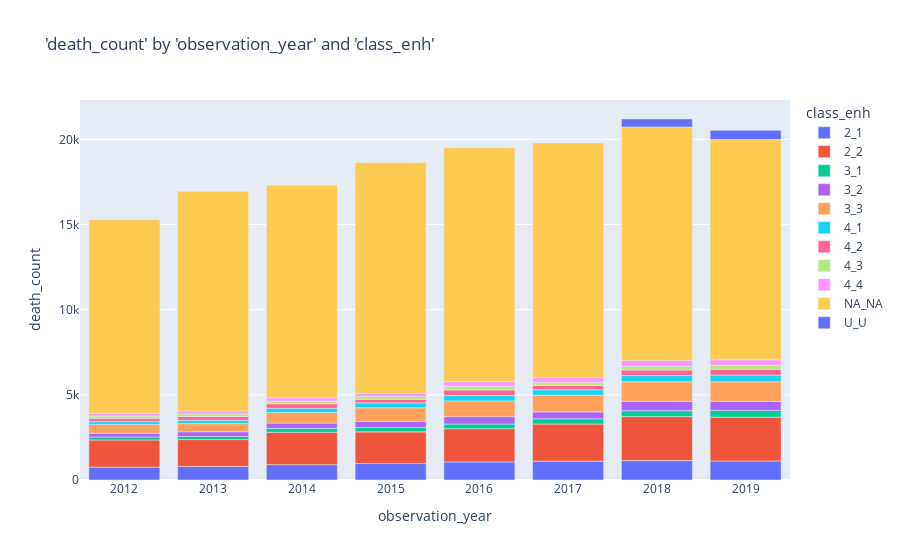

The notebook cell this image was saved under:
### Markdown cell above
It seems that the 'U' class was added in 2018-2019 and the 'NA' class went down. Adding 'U' to 'NA'.

### Code cell
charters.chart(
    df=model_data,
    x_axis="observation_year",
    y_axis="death_count",
    color="class_enh",
    type="bar",
    display=True,
)

### Figure 1 — Plotly figure (JSON) as saved in the notebook; plotly's stock layout.template omitted (floating-point values rounded to 4 significant figures)
{"data": [{"alignmentgroup": "True", "hovertemplate": "class_enh=2_1<br>observation_year=%{x}<br>death_count=%{y}<extra></extra>", "legendgroup": "2_1", "marker": {"color": "#636efa", "pattern": {"shape": ""}}, "name": "2_1", "offsetgroup": "2_1", "orientation": "v", "showlegend": true, "textposition": "auto", "type": "bar", "visible": true, "x": [2012, 2013, 2014, 2015, 2016, 2017, 2018, 2019], "xaxis": "x", "y": [758, 799, 900, 975, 1063, 1108, 1140, 1117], "yaxis": "y"}, {"alignmentgroup": "True", "hovertemplate": "class_enh=2_2<br>observation_year=%{x}<br>death_count=%{y}<extra></extra>", "legendgroup": "2_2", "marker": {"color": "#EF553B", "pattern": {"shape": ""}}, "name": "2_2", "offsetgroup": "2_2", "orientation": "v", "showlegend": true, "textposition": "auto", "type": "bar", "visible": true, "x": [2012, 2013, 2014, 2015, 2016, 2017, 2018, 2019], "xaxis": "x", "y": [1592, 1574, 1901, 1852, 1952, 2180, 2582, 2574], "yaxis": "y"}, {"alignmentgroup": "True", "hovertemplate": "class_enh=3_1<br>observation_year=%{x}<br>death_count=%{y}<extra></extra>", "legendgroup": "3_1", "marker": {"color": "#00cc96", "pattern": {"shape": ""}}, "name": "3_1", "offsetgroup": "3_1", "orientation": "v", "showlegend": true, "textposition": "auto", "type": "bar", "visible": true, "x": [2012, 2013, 2014, 2015, 2016, 2017, 2018, 2019], "xaxis": "x", "y": [178, 187, 234, 252, 270, 307, 345, 395], "yaxis": "y"}, {"alignmentgroup": "True", "hovertemplate": "class_enh=3_2<br>observation_year=%{x}<br>death_count=%{y}<extra></extra>", "legendgroup": "3_2", "marker": {"color": "#ab63fa", "pattern": {"shape": ""}}, "name": "3_2", "offsetgroup": "3_2", "orientation": "v", "showlegend": true, "textposition": "auto", "type": "bar", "visible": true, "x": [2012, 2013, 2014, 2015, 2016, 2017, 2018, 2019], "xaxis": "x", "y": [220, 272, 307, 359, 433, 406, 551, 529], "yaxis": "y"}, {"alignmentgroup": "True", "hovertemplate": "class_enh=3_3<br>observation_year=%{x}<br>death_count=%{y}<extra></extra>", "legendgroup": "3_3", "marker": {"color": "#FFA15A", "pattern": {"shape": ""}}, "name": "3_3", "offsetgroup": "3_3", "orientation": "v", "showlegend": true, "textposition": "auto", "type": "bar", "visible": true, "x": [2012, 2013, 2014, 2015, 2016, 2017, 2018, 2019], "xaxis": "x", "y": [515, 480, 624, 800, 926, 980, 1151, 1152], "yaxis": "y"}, {"alignmentgroup": "True", "hovertemplate": "class_enh=4_1<br>observation_year=%{x}<br>death_count=%{y}<extra></extra>", "legendgroup": "4_1", "marker": {"color": "#19d3f3", "pattern": {"shape": ""}}, "name": "4_1", "offsetgroup": "4_1", "orientation": "v", "showlegend": true, "textposition": "auto", "type": "bar", "visible": true, "x": [2012, 2013, 2014, 2015, 2016, 2017, 2018, 2019], "xaxis": "x", "y": [163, 194, 246, 290, 315, 316, 362, 394], "yaxis": "y"}, {"alignmentgroup": "True", "hovertemplate": "class_enh=4_2<br>observation_year=%{x}<br>death_count=%{y}<extra></extra>", "legendgroup": "4_2", "marker": {"color": "#FF6692", "pattern": {"shape": ""}}, "name": "4_2", "offsetgroup": "4_2", "orientation": "v", "showlegend": true, "textposition": "auto", "type": "bar", "visible": true, "x": [2012, 2013, 2014, 2015, 2016, 2017, 2018, 2019], "xaxis": "x", "y": [202, 222, 262, 197, 326, 251, 326, 341], "yaxis": "y"}, {"alignmentgroup": "True", "hovertemplate": "class_enh=4_3<br>observation_year=%{x}<br>death_count=%{y}<extra></extra>", "legendgroup": "4_3", "marker": {"color": "#B6E880", "pattern": {"shape": ""}}, "name": "4_3", "offsetgroup": "4_3", "orientation": "v", "showlegend": true, "textposition": "auto", "type": "bar", "visible": true, "x": [2012, 2013, 2014, 2015, 2016, 2017, 2018, 2019], "xaxis": "x", "y": [131, 158, 159, 176, 217, 179, 221, 225], "yaxis": "y"}, {"alignmentgroup": "True", "hovertemplate": "class_enh=4_4<br>observation_year=%{x}<br>death_count=%{y}<extra></extra>", "legendgroup": "4_4", "marker": {"color": "#FF97FF", "pattern": {"shape": ""}}, "name": "4_4", "offsetgroup": "4_4", "orientation": "v", "showlegend": true, "textposition": "auto", "type": "bar", "visible": true, "x": [2012, 2013, 2014, 2015, 2016, 2017, 2018, 2019], "xaxis": "x", "y": [158, 171, 195, 185, 276, 293, 343, 329], "yaxis": "y"}, {"alignmentgroup": "True", "hovertemplate": "class_enh=NA_NA<br>observation_year=%{x}<br>death_count=%{y}<extra></extra>", "legendgroup": "NA_NA", "marker": {"color": "#FECB52", "pattern": {"shape": ""}}, "name": "NA_NA", "offsetgroup": "NA_NA", "orientation": "v", "showlegend": true, "textposition": "auto", "type": "bar", "visible": true, "x": [2012, 2013, 2014, 2015, 2016, 2017, 2018, 2019], "xaxis": "x", "y": [11359, 12896, 12483, 13538, 13724, 13771, 13703, 12932], "yaxis": "y"}, {"alignmentgroup": "True", "hovertemplate": "class_enh=U_U<br>observation_year=%{x}<br>death_count=%{y}<extra></extra>", "legendgroup": "U_U", "marker": {"color": "#636efa", "pattern": {"shape": ""}}, "name": "U_U", "offsetgroup": "U_U", "orientation": "v", "showlegend": true, "textposition": "auto", "type": "bar", "visible": true, "x": [2018, 2019], "xaxis": "x", "y": [469, 538], "yaxis": "y"}], "layout": {"autosize": true, "barmode": "relative", "legend": {"title": {"text": "class_enh"}, "tracegroupgap": 0}, "title": {"text": "'death_count' by 'observation_year' and 'class_enh'"}, "xaxis": {"anchor": "y", "autorange": true, "domain": [0, 1], "range": [2012.0, 2020.0], "title": {"text": "observation_year"}, "type": "linear"}, "yaxis": {"anchor": "x", "autorange": true, "domain": [0, 1], "range": [0, 22310.0], "title": {"text": "death_count"}, "type": "linear"}}}
